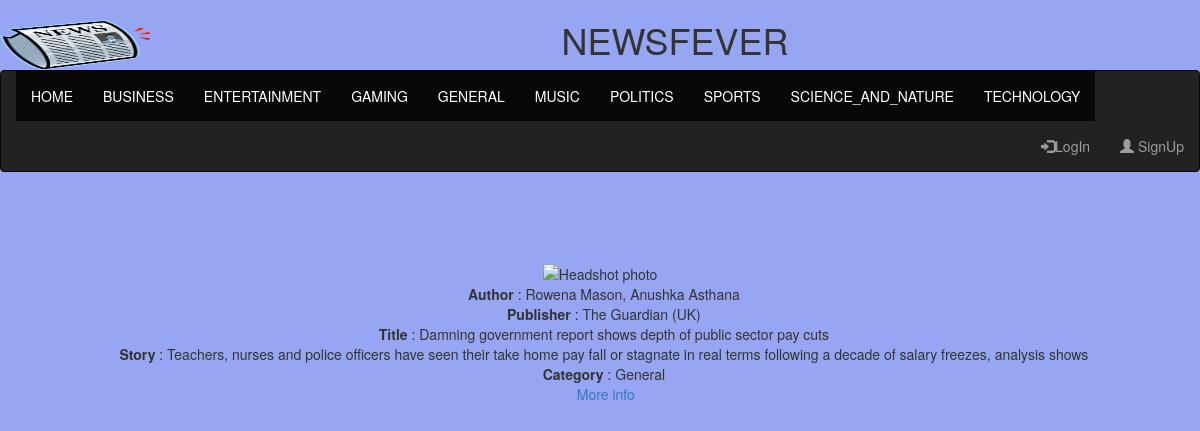
Screenshot of /NewsFeverApp/story with the database file from the repository.
### NewsFeverApp/models.py (models this page shows, shortened)
class News(models.Model):
	author_id = models.ForeignKey(Author, on_delete = models.CASCADE)
	publisher_id = models.ForeignKey(Publisher, on_delete = models.CASCADE)
	title = models.CharField(max_length = 100)
	story = models.CharField(max_length = 500)
	image_url = models.CharField(max_length = 100)
	more_info = models.CharField(max_length = 200)
	public = models.IntegerField(default = 1)
	published_date = models.DateTimeField(null = True,default = timezone.now)
	category = models.ForeignKey(Categories, on_delete = models.CASCADE)

class Author(models.Model):
	a_id = models.CharField(primary_key = True,max_length = 10)
	a_name = models.CharField(max_length = 50, null = True ,default = 'Unknown')
	def __str__(self):
		return self.a_name

class Publisher(models.Model):
	p_id = models.CharField(primary_key = True, max_length = 50)
	p_name = models.CharField(max_length = 50)
	def __str__(self):
		return self.p_name

class Categories(models.Model):
	category = models.CharField(max_length = 50)
	c_id = models.CharField(primary_key = True, max_length = 4)
	def __str__(self):
		return self.category

### NewsFeverApp/views.py (the view)
def story(request):
    news = News.objects.all()
    for index in news:
        news = index
        break
    return render(request,'NewsFeverApp/stories.html', {'news':news})

### NewsFeverApp/templates/NewsFeverApp/stories.html (shortened to what this page needs)
{% extends "NewsFeverApp/base.html" %}
{%block content%}
        <br><br><br>
        <p>
	<center><img src = {{news.image_url}} alt="Headshot photo" height = "300px" width = "300px"/></br>
        &nbsp&nbsp<b>Author</b>    : {{news.author_id}}</br>
        &nbsp&nbsp<b>Publisher</b> : {{news.publisher_id}}</br>
	&nbsp&nbsp<b>Title   </b>  : {{news.title}}</br>
        &nbsp&nbsp<b>Story </b>    : {{news.story}}</br>
	&nbsp&nbsp<b>Category </b> : {{news.category}}</br>
        &nbsp&nbsp<a href  = {{news.more_info}} target = "_blank" > More info</br>
        </p>
{%endblock%}

### NewsFeverApp/templates/NewsFeverApp/base.html (shortened to what this page needs)
{% load staticfiles %}
<!DOCTYPE html>
<html lang = "en">
	<head>
    	<link rel="stylesheet" href="https://maxcdn.bootstrapcdn.com/bootstrap/3.3.7/css/bootstrap.min.css">
	</head>
	<body>
		<div class = "jumbroton text-center">
			<img src= "{% static "NewsFeverApp/images/news_logo.png" %}" class = "pull-left"  height = "50px" width = "150px"/>
			<center><h1>NEWSFEVER</h1></center>
		</div>
		<nav class = "navbar navbar-inverse">
		    <div class = "container-fluid">
				<ul class = "nav navbar-nav">
		      			<li class = "active"><a href = "{% url 'home'%}">HOME</a></li>
					<li class = "active"><a href = "{% url 'business'%}">BUSINESS</a></li>
					<li class = "active"><a href = "{% url 'entertainment'%}">ENTERTAINMENT</a></li>
					<li class = "active"><a href = "{% url 'gaming'%}">GAMING</a></li>
					<li class = "active"><a href = "{% url 'general'%}">GENERAL</a></li>
					<li class = "active"><a href = "{% url 'music'%}">MUSIC</a></li>
					<li class = "active"><a href = "{% url 'politics'%}">POLITICS</a></li>
					<li class = "active"><a href = "{% url 'sports'%}">SPORTS</a></li>
					<li class = "active"><a href = "{% url 'science_and_nature'%}">SCIENCE_AND_NATURE</a></li>
					<li class = "active"><a href = "{% url 'technology'%}">TECHNOLOGY</a></li>
				</ul>
				<ul class="nav navbar-nav navbar-right">
        			<li><a href="{% url 'login'%}"><span class="glyphicon glyphicon-log-in"></span>LogIn</a></li>
                    <li><a href="{% url 'signup'%}"><span class="glyphicon glyphicon-user"></span> SignUp</a></li>
      			</ul>
			</div>
		</nav>
	{% block content %}
{% endblock %}
	</body>
</html>

### NewsFeverApp/templates/NewsFeverApp/base.html (style rules this page uses)
body { background-color: #96a6f2 ; }

### rows the page displays
News: author_id "Rowena Mason, Anushka Asthana", publisher_id "The Guardian (UK)", title "Damning government report shows depth of public sector pay cuts", story "Teachers, nurses and police officers have seen their take home pay fall or stagnate in real terms following a decade of salary freezes, analysis shows", category "General"
